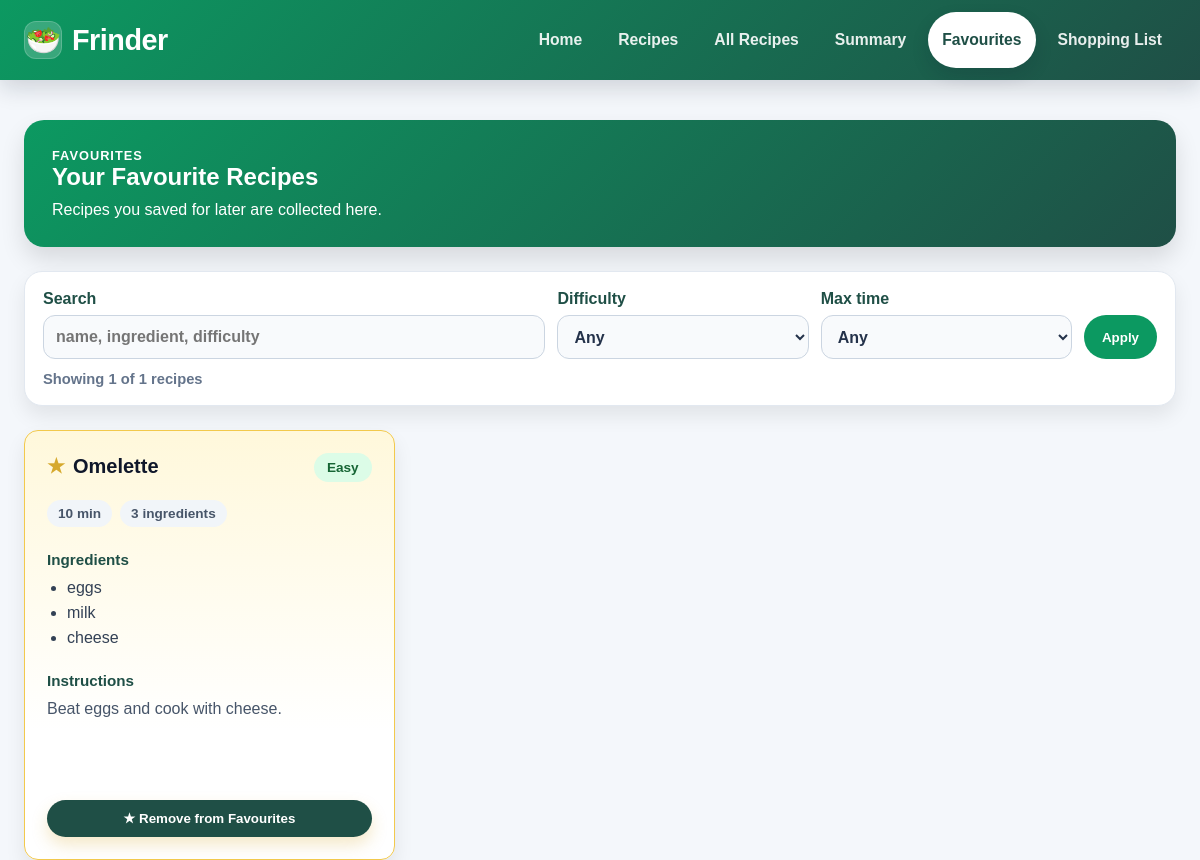
The page /favourites on the database as committed earlier.
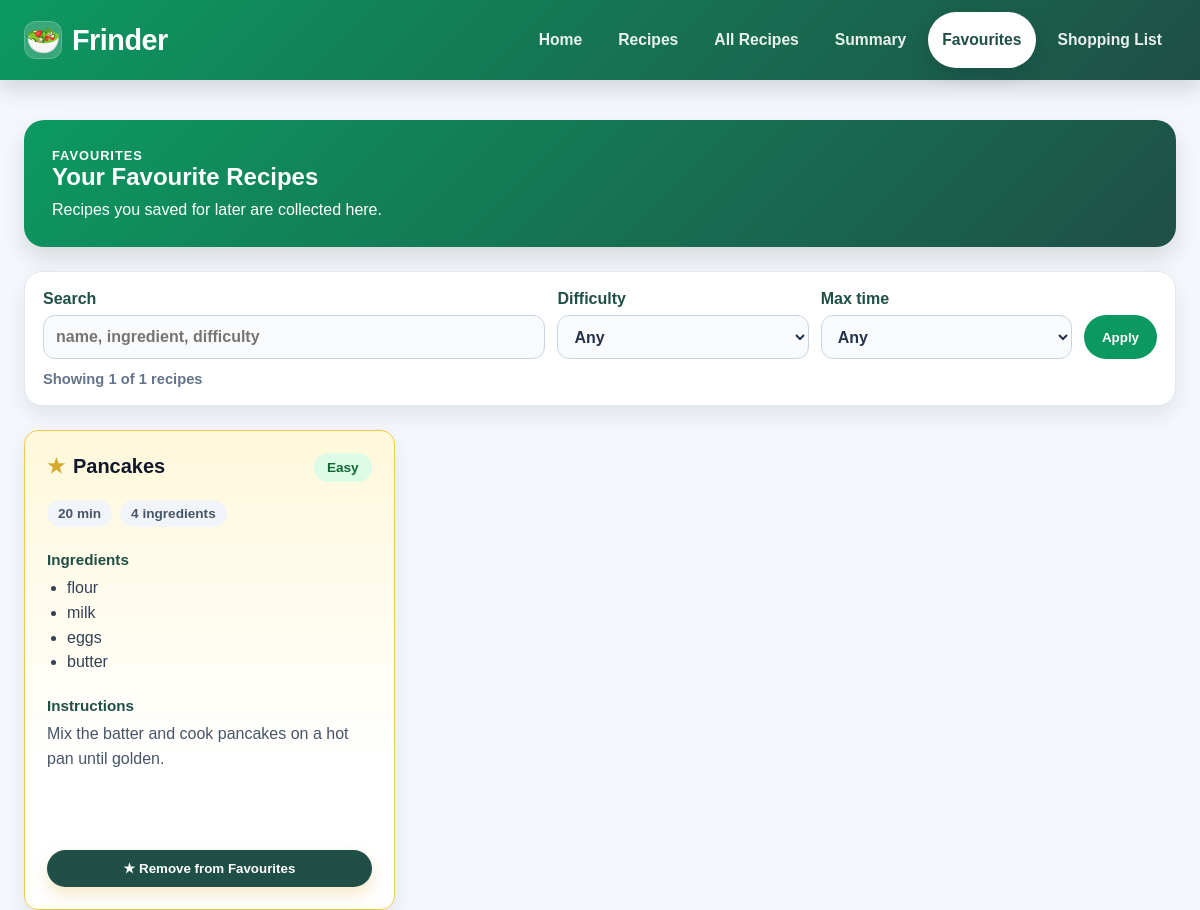
The same page on the database as committed later.
### db_models.py (models this page shows)
class RecipeRow(Base):
    __tablename__ = "recipes"
    id = Column(Integer, primary_key=True)
    name = Column(String, nullable=False, unique=True)
    instructions = Column(String, nullable=False, default="")
    cooking_time = Column(Integer, nullable=False, default=0)
    difficulty = Column(String, nullable=False, default="Easy")
    recipe_ingredients = relationship(
        "RecipeIngredientRow",
        back_populates="recipe",
        cascade="all, delete-orphan",
        order_by="RecipeIngredientRow.position",
    )

class IngredientRow(Base):
    __tablename__ = "ingredients"
    id = Column(Integer, primary_key=True)
    name = Column(String, nullable=False, unique=True)
    recipe_links = relationship("RecipeIngredientRow", back_populates="ingredient")
    user_links = relationship("UserIngredientRow", back_populates="ingredient")
    shopping_links = relationship("ShoppingListRow", back_populates="ingredient")

### app.py (the view)
@app.route("/favourites")
def favourites():
    recipes_list, favourite_recipe_names = get_recipes_with_favourite_status()
    favourite_recipes = [
        recipe
        for recipe in recipes_list
        if recipe_key(recipe.name) in favourite_recipe_names
    ]
    filters = get_recipe_filter_state()
    filtered_favourite_recipes = filter_recipe_list(favourite_recipes, filters)
    return render_template(
        "favourites.html",
        recipes=filtered_favourite_recipes,
        favourite_recipe_names=favourite_recipe_names,
        **build_recipe_filter_context(
            favourite_recipes,
            filtered_favourite_recipes,
            filters,
            "favourites",
        ),
    )

### app.py (called while the page is built)
def add_favourite_status(recipes, favourite_recipe_names):
    favourite_name_set = set(favourite_recipe_names)
    return [
        recipe.__class__(
            **{
                **recipe.to_dict(),
                "is_favourite": recipe_key(recipe.name) in favourite_name_set,
            }
        )
        for recipe in recipes
    ]

def get_recipes_with_favourite_status():
    recipes_list = load_recipes()
    favourite_recipe_names = read_favourite_recipe_names()
    return add_favourite_status(recipes_list, favourite_recipe_names), favourite_recipe_names

def get_recipe_filter_state():
    max_time = request.args.get("max_time", "").strip()
    valid_max_times = {str(option) for option in MAX_COOKING_TIME_FILTERS}
    if max_time not in valid_max_times:
        max_time = ""
    return {
        "q": request.args.get("q", "").strip(),
        "difficulty": request.args.get("difficulty", "").strip(),
        "max_time": max_time,
    }

def get_recipe_difficulty_options(recipes):
    return sorted(
        {
            recipe.difficulty
            for recipe in recipes
            if recipe.difficulty
        }
    )

### db.py (called while the page is built)
def _session():
    return _session_factory()()

### templates/favourites.html (shortened to what this page needs)
{% extends "base.html" %}
{% block content %}
<section class="recipes-banner">
  <p class="recipes-banner__label">Favourites</p>
  <h1>Your Favourite Recipes</h1>
  <p>Recipes you saved for later are collected here.</p>
</section>
{% include "_recipe_filters.html" %}
<section class="favourites-section">
  {% if recipes %}
    <div class="recipes-grid">
      {% for recipe in recipes %}
        <article class="recipe-card recipe-card--favourite">
          <div class="recipe-card__header">
            <h3 class="recipe-card__title">
              <span class="recipe-card__star">★</span>
              {{ recipe.name }}
            </h3>
            <span class="difficulty-badge difficulty-badge--{{ recipe.difficulty | lower }}">
              {{ recipe.difficulty }}
            </span>
          </div>
          <div class="recipe-card__info-row">
            <span>{{ recipe.cooking_time }} min</span>
            <span>{{ recipe.ingredients | length }} ingredients</span>
          </div>
          <div class="recipe-card__section">
            <h4>Ingredients</h4>
            <ul class="recipe-card__list">
              {% for ingredient in recipe.ingredients %}
                <li>{{ ingredient }}</li>
              {% endfor %}
            </ul>
          </div>
          <div class="recipe-card__section recipe-card__instructions">
            <h4>Instructions</h4>
            <p>{{ recipe.instructions }}</p>
          </div>
          <div class="recipe-card__actions">
            <form method="post" action="{{ url_for('remove_from_favourites') }}">
              <button class="favourite-button favourite-button--active" type="submit">
                ★ Remove from Favourites
              </button>
            </form>
          </div>
        </article>
      {% endfor %}
    </div>
  {% else %}
    <p class="recipes-empty-message">
      No favourite recipes match the current search and filters.
    </p>
  {% endif %}
</section>
{% endblock %}

Rows that differ between the two databases and show on the page:
no longer on this page (row edited): RecipeRow: name "Omelette", difficulty "Easy", cooking_time "10", ingredients|length "3", instructions "Beat eggs and cook with cheese.", IngredientRow (name "eggs"), IngredientRow (name "milk")
no longer on this page (row unchanged): IngredientRow: name "cheese", shown under "Omelette"
added RecipeRow: name "Pancakes", difficulty "Easy", cooking_time "20", ingredients|length "4", instructions "Mix the batter and cook pancakes on a hot pan until golden.", IngredientRow (name "milk"), IngredientRow (name "eggs")
now on this page (row unchanged): IngredientRow: name "flour", shown under "Pancakes"
now on this page (row unchanged): IngredientRow: name "butter", shown under "Pancakes"
